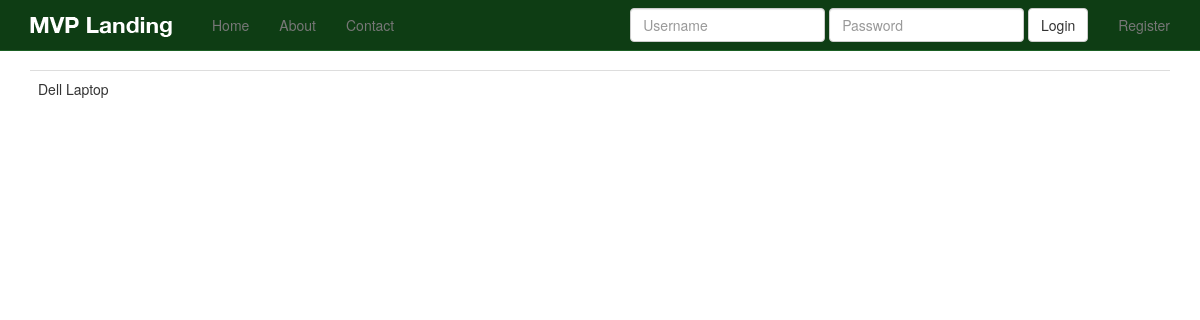
/products/, run on an earlier commit of the app's database.
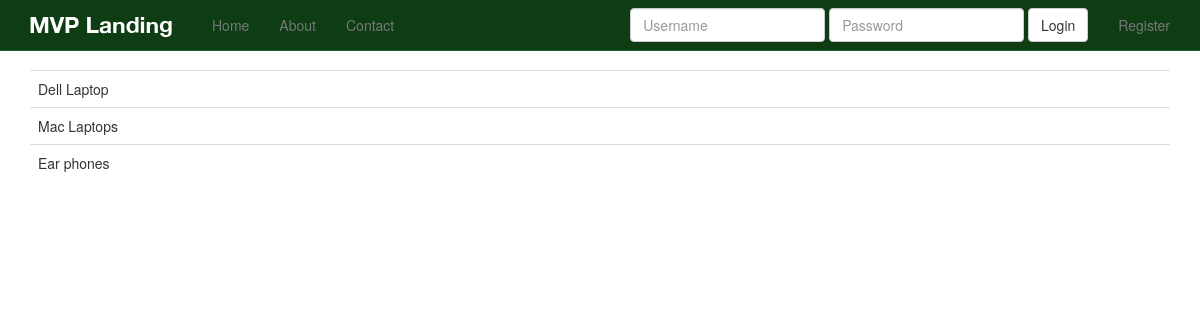
And on a later commit of the database.
### products/models.py (models this page shows, shortened)
class Product(models.Model):
    title = models.CharField(max_length=120)
    description = models.TextField(blank=True, null=True)
    price = models.DecimalField(decimal_places=2, max_digits=20)
    active = models.BooleanField(default=True)

### products/views.py (the view)
class ProductListView(ListView):
    model = Product
    def get_context_data(self, *args, **kwargs):
        context = super(ProductListView, self).get_context_data(*args, **kwargs)
        context["now"] = timezone.now()
        return context

### products/templates/products/product_list.html
{% extends "base.html" %}
{% block content %}
    <table class="table">
    {% for object in object_list %}
        <tr>
        <td>
            {{ object.title }}
        </td>
        </tr>
    {% endfor %}
    </table>
{% endblock %}

### templates/base.html (shortened to what this page needs)
{% load staticfiles %}
<!DOCTYPE html>
<html lang="en">
  <head>
    {% include 'head_css.html' %}
  </head>
  <body>
  {% include 'navbar.html' %}
    <div class="container">
            {% block content %}
            {% endblock %}
    </div>
  </body>
</html>

### templates/head_css.html
{% load staticfiles %}
    <link rel="stylesheet" href="//maxcdn.bootstrapcdn.com/font-awesome/4.3.0/css/font-awesome.min.css">
    <link href="{% static 'css/bootstrap.min.css' %}" rel="stylesheet">
    <link href="{% static 'css/navbar-static-top.css' %}" rel="stylesheet">
     <link href="{% static 'css/custom.css' %}" rel="stylesheet">

### templates/navbar.html (shortened to what this page needs)
   {% load staticfiles %}
    <nav class="navbar navbar-default navbar-static-top">
      <div class="container">
        <div class="navbar-header">
          <a class="navbar-brand" href="{% url 'home' %}"><img src="{% static 'img/mvp_landing_logo.png' %}" /></a>
        </div>
        <div id="navbar" class="navbar-collapse collapse">
          <ul class="nav navbar-nav">
            <li><a href="{% url 'home' %}">Home</a></li>
            <li><a href="{% url 'about' %}">About</a></li>
            <li><a href="{% url 'contact' %}">Contact</a></li>
          </ul>
          <ul class="nav navbar-nav navbar-right">
          {% if request.user.is_authenticated %}
            <li><a href="{% url 'auth_logout' %}">Logout</a></li>
            {% else %}
            <li><a href="{% url 'registration_register' %}">Register</a></li>
            {% endif %}
          </ul>
          {% if not request.user.is_authenticated and not "/accounts/login" in request.get_full_path %}
            <form class='navbar-form navbar-right' method='POST' action='{% url "auth_login" %}'>{% csrf_token %}
              <div class='form-group'>
                  <input type='text' class='form-control' name='username' placeholder='Username' />
              </div>
              <div class='form-group'>
                  <input type='password' class='form-control' name='password' placeholder='Password' />
              </div>
              <button type='submit' class='btn btn-default'>Login</button>
          </form>
          {% endif %}
        </div>
      </div>
    </nav>

### templates/javascript.html (shortened to what this page needs)
{% load staticfiles %}

### static_in_pro/our_static/css/navbar-static-top.css (style rules this page uses)
body { min-height: 1000px; }
.navbar-static-top { margin-bottom: 19px; background-color: #0E3D14; border-color: #1A5F23; }
.navbar-default .navbar-brand { color: #FFF; }

What changed in the data, as far as the page shows it:
added Product: title "Mac Laptops"
added Product: title "Ear phones"
